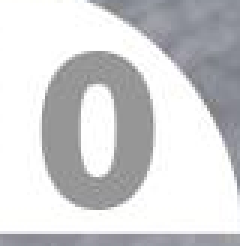
#> input picture test0.png, 80 x 82 px (shown 3 times larger)
$ python -i ColorRec.py   (imports and definitions only)
#> lines starting #> are read from the running program, lines starting #| are printed output that depends on the picture; after the words box and inside, x2 and y2 are one past the last pixel; in counts of white or black regions, pixels touching at a corner belong together
#> further down, picture is the input picture: PIL image 80x82 RGB; mean R, G, B 208.9, 209.3, 211
import cv2
from sklearn.cluster import KMeans
import matplotlib.pyplot as plt
import numpy as np
from PIL import Image


def convert1(rgbdata: list):
    rgb = [float(n) for n in rgbdata]

    for i in range(len(rgb)):
        if rgb[i] <= 109:
            rgb[i] = 0
        elif rgb[i] >= 136:
            rgb[i] = 255
        elif rgb[i] < 135 or rgb[i] > 110:
            rgb[i] = 128

    return rgb


def color(rgb: list):
    if rgb == [255, 0, 0]:
        return "RED"
    if rgb == [255, 128, 0]:
        return "ORANGE"
    if rgb == [255, 255, 0]:
        return "YELLOW"
    if rgb == [0, 255, 0]:
        return "GREEN"
    if rgb == [0, 0, 255]:
        return "BLUE"
    if rgb == [128, 0, 128]:
        return "PURPLE"
    if rgb == [0, 0, 0]:
        return "BLACK"
    if rgb == [255, 255, 255]:
        return "WHITE"
    if rgb == [128, 128, 128]:
        return "GRAY"
    if rgb == [150, 75, 0]:
        return "BROWN"

    return "UNKNOWN"


def color_rec(source):
    # [7 lines of commented-out code are left out]
    image = source.convert('RGB')
    image = np.array(image)
    img = image.reshape((-1,3))

    #Unit conversion
    img = np.float32(img)

    #kmeans settings
    criteria = (cv2.TERM_CRITERIA_EPS + cv2.TERM_CRITERIA_MAX_ITER, 100, 0.85)
    retval, labels, centroid = cv2.kmeans(img, 3, None, criteria, 10, cv2.KMEANS_RANDOM_CENTERS)
#> retval = 790509.4; labels = 6560 values, max 2 at index 30, min 0 at index 29, mean 1.38; centroid = [[199, 199, 200.2], [253.4, 253.3, 253.3], [147.2, 148, 152.4]]

    #apply kmeans color rounding to original image
    centers = np.uint8(centroid)
#> centers = [[198, 198, 200], [253, 253, 253], [147, 147, 152]]
    segmented_data = centers[labels.flatten()]
    segmented_image = segmented_data.reshape((image.shape))
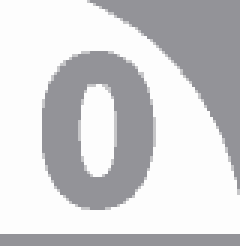
#> segmented_image: shape (82, 80, 3) (shown 3 times larger); mean R, G, B 208.6, 208.6, 210.7
    #plt.imshow(segmented_image)
    #plt.show()

    #mask orignal image to isolate alphanumeric
    mask = cv2.inRange(segmented_image, centers[2], centers[2])
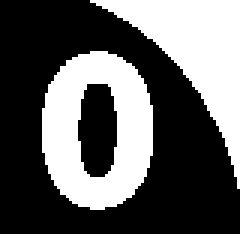
#> mask: shape (82, 80) (shown 3 times larger); 40.6% white; 3 white regions, box (x1, y1, x2, y2) and area: (14, 17, 51, 70) 1259, (30, 0, 80, 63) 1083, (0, 78, 80, 82) 320
    result = cv2.bitwise_and(segmented_image, segmented_image, mask=mask)
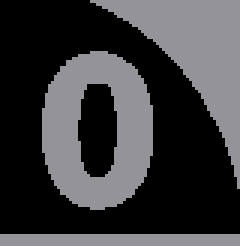
#> result: shape (82, 80, 3) (shown 3 times larger); mean R, G, B 59.7, 59.7, 61.7

    # convert RGB values to color names
    colors = []
    rgb = []
    for i in range(len(centroid)):
        rgb_vals = convert1(centroid[i])
        rgb.append(rgb_vals)
        color_name = color(rgb_vals)
        colors.append(color_name)
#> this loop made 3 passes
#> after the loop, colors = ['WHITE', 'WHITE', 'WHITE']; rgb = [[255, 255, 255], [255, 255, 255], [255, 255, 255]]

    labels = list(labels)
#> labels = 6560 items, first 6: [1], [1], [1], [1], [1], [1]
    percent = []

    for i in range(len(centroid)):
        j = labels.count(i)
        j = j/(len(labels))
        percent.append(j)
#> this loop made 3 passes
#> j on passes 1 to 3: 0.0247, 0.57, 0.406
#> after the loop, percent = [0.0247, 0.57, 0.406]

    # plot the pie chart
    #plt.pie(percent, colors=np.array(centroid/255), labels=colors)
    #plt.show()


    #Sort percent of colors in image from least to greatest
    sorted_arrays = zip(percent, colors, rgb)
    sorted_arrays = sorted(sorted_arrays, key=lambda x: x[0])
#> sorted_arrays = [(0.0247, 'WHITE', [255, 255, 255]), (0.406, 'WHITE', [255, 255, 255]), (0.57, 'WHITE', [255, 255, 255])]
    percent, colors, rgb = zip(*sorted_arrays)
#> percent = (0.0247, 0.406, 0.57); colors = ('WHITE', 'WHITE', 'WHITE'); rgb = ([255, 255, 255], [255, 255, 255], [255, 255, 255])


    return colors[0], colors[2], rgb[0], rgb[2], colors[1], rgb[1], result #alphanum_string, shape_string, alphanum_rgb, shape_rgb


#Testing code
#alphanum_string, shape_string, alphanum_rgb, shape_rgb, third_string, third_rgb, result = color_rec('test1.png')
#print(alphanum_string, shape_string, alphanum_rgb, shape_rgb, third_string, third_rgb)

>>> from PIL import Image
>>> picture = Image.open('test0.png')
>>> result = color_rec(picture)
#> result = 7 items, first 6: 'WHITE', 'WHITE', [255, 255, 255], [255, 255, 255], 'WHITE', [255, 255, 255]

$ run again, on test1.png
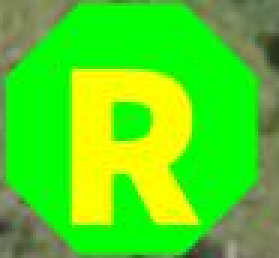
#> input picture test1.png, 93 x 86 px (shown 3 times larger)
#> picture is the input picture: PIL image 93x86 RGB; mean R, G, B 84, 217.8, 26.4
#> in color_rec, `retval, labels, centroid = cv2.kmeans(img, 3, None, criteria, 10, cv2...`: retval = 6935429.1; labels = 7998 values, max 2 at index 0, min 0 at index 2163, mean 1.07; centroid = [[240.6, 252.8, 7.31], [10.55, 249.8, 5.25], [108.9, 129.5, 81.7]]
#> centers = [[240, 252, 7], [10, 249, 5], [108, 129, 81]]
#> in color_rec, `mask = cv2.inRange(segmented_image, centers[2], centers[2])`:
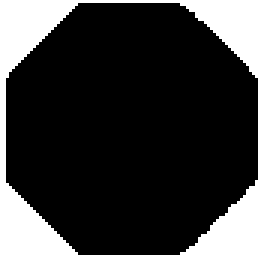
#> mask: shape (86, 93) (shown 3 times larger); 27.1% white; 1 white region, box (x1, y1, x2, y2) and area: (0, 0, 93, 86) 2167
#> in color_rec, `result = cv2.bitwise_and(segmented_image, segmented_image, mask=mask)`:
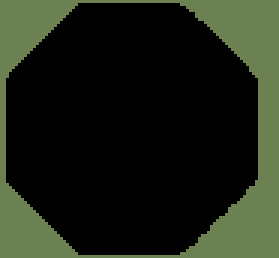
#> result: shape (86, 93, 3) (shown 3 times larger); mean R, G, B 29.3, 35, 21.9
#> the loop in color_rec, `for i in range(len(centroid)):` made 3 passes
#> (rgb_vals, color_name) on passes 1 to 3: ([255, 255, 0], 'YELLOW'), ([0, 255, 0], 'GREEN'), ([0, 128, 0], 'UNKNOWN')
#> after the loop in color_rec, `for i in range(len(centroid)):`: colors = ['YELLOW', 'GREEN', 'UNKNOWN']; rgb = [[255, 255, 0], [0, 255, 0], [0, 128, 0]]
#> in color_rec, `labels = list(labels)`: labels = 7998 items, first 6: [2], [2], [2], [2], [2], [2]
#> the loop in color_rec, `for i in range(len(centroid)):` made 3 passes
#> j on passes 1 to 3: 0.203, 0.526, 0.271
#> after the loop in color_rec, `for i in range(len(centroid)):`: percent = [0.203, 0.526, 0.271]
#> sorted_arrays = [(0.203, 'YELLOW', [255, 255, 0]), (0.271, 'UNKNOWN', [0, 128, 0]), (0.526, 'GREEN', [0, 255, 0])]
#> in color_rec, `percent, colors, rgb = zip(*sorted_arrays)`: percent = (0.203, 0.271, 0.526); colors = ('YELLOW', 'UNKNOWN', 'GREEN'); rgb = ([255, 255, 0], [0, 128, 0], [0, 255, 0])
#> `result = color_rec(picture)`: result = 7 items, first 6: 'YELLOW', 'GREEN', [255, 255, 0], [0, 255, 0], 'UNKNOWN', [0, 128, 0]
